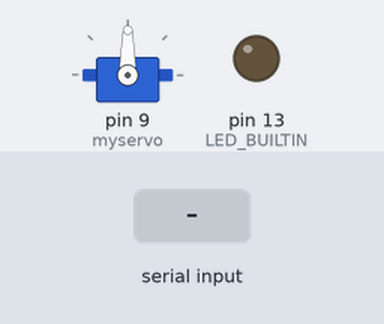
Bench run of a sketch on a simulated Arduino Uno, built with avr-gcc and run on an emulated ATmega328P. On the bench: servo, output pins drawn as LEDs (lit = HIGH). The inputs (shaded band) are chosen by the test bench.

Above: at 1.2 s.
1.3 s: "30,150\n" received over Serial
At 2.5 s:
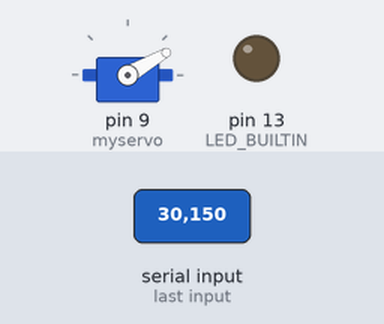
2.8 s: "5\n" received over Serial
At 3.4 s:
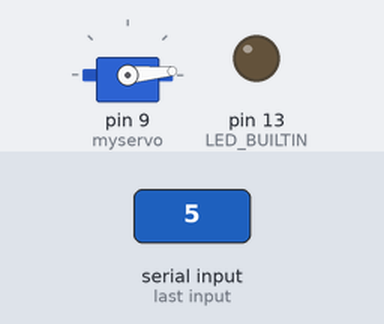
4.3 s: "200\n" received over Serial
At 4.6 s:
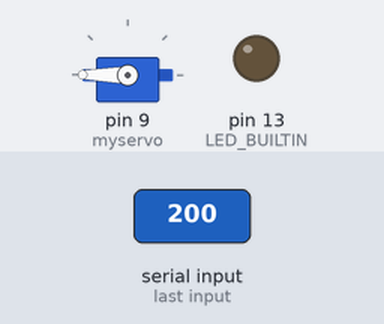
5.8 s: "90,45\n" received over Serial
At 7.1 s:
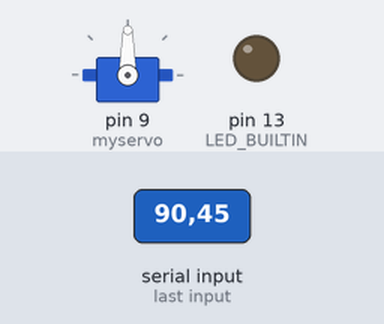
Timing chart, 0 to 8.3 s (numbered marks = the images above; inputs shaded):
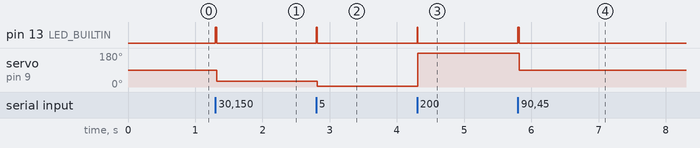

The sketch:

Switch-Arduino_Servo.ino
```cpp
// (licence header left out)
#include <Servo.h>
Servo myservo;  // create servo object to control a servo
int oldval;


void setup() {
  // initialize serial:
  Serial.begin(9600);
  Serial.setTimeout(10);
  myservo.attach(9);  // attaches the servo on pin 9 to the servo object
  pinMode(LED_BUILTIN, OUTPUT);
}

void loop() {
  // put your main code here, to run repeatedly:

 // read from port 0
    if (Serial.available()) {

      //Serial.println("ok");

      digitalWrite(LED_BUILTIN, HIGH);   // turn the LED on (HIGH is the voltage level)
      int val = Serial.readString().toInt();
      //Serial.print("Value: ");
      //Serial.println(val);
      //val = map(val, 0, 127, 0, 180);

      myservo.write(val);                  // sets the servo position according to the scaled value

      //delay(abs(oldval-val)*15);           // waits for the servo to get there
      digitalWrite(LED_BUILTIN, LOW);    // turn the LED off by making the voltage LOW

      //int oldval = val;
  }
}
```

Measured:
- after the input at 1.3 s, pin 13 (LED_BUILTIN): LOW → HIGH at once, → LOW 0.02 s later; servo on pin 9 (myservo): 90° → 30° at once
- after the input at 2.8 s, pin 13 (LED_BUILTIN): LOW → HIGH at once, → LOW 0.01 s later; servo on pin 9 (myservo): 30° → 5° at once
- after the input at 4.3 s, pin 13 (LED_BUILTIN): LOW → HIGH at once, → LOW 0.01 s later; servo on pin 9 (myservo): 5° → 180° at once
- after the input at 5.8 s, pin 13 (LED_BUILTIN): LOW → HIGH at once, → LOW 0.02 s later; servo on pin 9 (myservo): 180° → 90° at once
